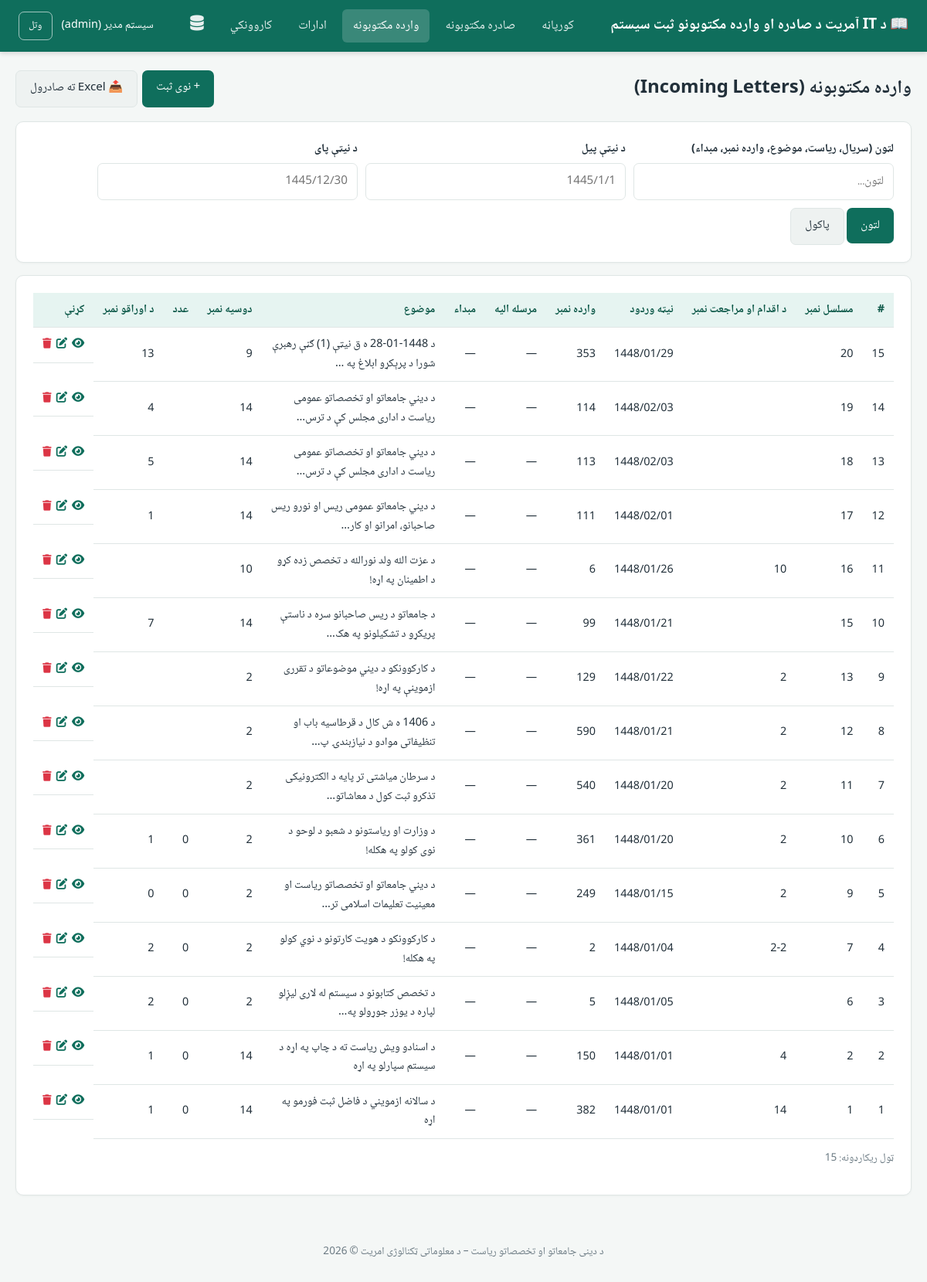
Page /incoming/list.php (signed in) on the committed database.
### tables this page shows
CREATE TABLE `incoming_letters` (
  `id` int(10) UNSIGNED NOT NULL,
  `serial_no` varchar(50) NOT NULL,
  `incoming_date` varchar(20) DEFAULT NULL,
  `letter_date` varchar(20) DEFAULT NULL,
  `incoming_no` varchar(100) DEFAULT NULL,
  `sent_to_dep_id` int(11) DEFAULT NULL,
  `origin_dep_id` int(11) DEFAULT NULL,
  `subject` text DEFAULT NULL,
  `doc_count` int(11) DEFAULT NULL,
  `pages_no` varchar(50) DEFAULT NULL,
  `action_no` varchar(100) DEFAULT NULL,
  `remarks` text DEFAULT NULL,
  `created_by` int(10) UNSIGNED DEFAULT NULL,
  `created_at` datetime NOT NULL DEFAULT current_timestamp(),
  `updated_at` datetime NOT NULL DEFAULT current_timestamp() ON UPDATE current_timestamp(),
  `dossier_no` varchar(100) DEFAULT NULL
);

### config/app.php (called while the page is built, shortened)
<?php
require_once __DIR__ . '/db.php';
function e(?string $value): string
{
    return htmlspecialchars($value ?? '', ENT_QUOTES, 'UTF-8');
}

### config/db.php (called while the page is built, shortened)
<?php
function db(): PDO
{
    static $pdo = null;
    if ($pdo === null) {
        $dsn = 'mysql:host=' . DB_HOST . ';dbname=' . DB_NAME . ';charset=utf8mb4';
        $options = [
            PDO::ATTR_ERRMODE            => PDO::ERRMODE_EXCEPTION,
            PDO::ATTR_DEFAULT_FETCH_MODE => PDO::FETCH_ASSOC,
            PDO::ATTR_EMULATE_PREPARES   => false,
        ];
        try {
            $pdo = new PDO($dsn, DB_USER, DB_PASS, $options);
        } catch (PDOException $e) {
            error_log('DB connection failed: ' . $e->getMessage());
            http_response_code(500);
            die('د ډیټابیس سره وصلیدل ناکام شول. مهرباني وکړئ وروسته بیا هڅه وکړئ.');
        }
    }
    return $pdo;
}

### includes/auth.php (called while the page is built, shortened)
<?php
$currentUser = [
    'id'        => $_SESSION['user_id'],
    'username'  => $_SESSION['username'],
    'full_name' => $_SESSION['full_name'],
    'role'      => $_SESSION['role'],
];

### incoming/list.php (the view, shortened to what this page needs)
<?php
require_once __DIR__ . '/../config/app.php';
require_once __DIR__ . '/../includes/auth.php';
$q       = trim($_GET['q'] ?? '');
$from    = trim($_GET['from'] ?? '');
$to      = trim($_GET['to'] ?? '');
$perPage = 20;
$page    = max(1, (int)($_GET['page'] ?? 1));
$where  = [];
$params = [];
$whereSql = $where ? ('WHERE ' . implode(' AND ', $where)) : '';
$countStmt = db()->prepare("SELECT COUNT(*) c FROM incoming_letters LEFT JOIN departments AS sent_dep ON sent_dep.id = incoming_letters.sent_to_dep_id LEFT JOIN departments AS origin_dep ON origin_dep.id = incoming_letters.origin_dep_id $whereSql");
$countStmt->execute($params);
$total = (int)$countStmt->fetch()['c'];
$totalPages = max(1, (int)ceil($total / $perPage));
$page = min($page, $totalPages);
$offset = ($page - 1) * $perPage;
$sql = "SELECT incoming_letters.*, sent_dep.name AS sent_to_department, origin_dep.name AS origin_department FROM incoming_letters LEFT JOIN departments AS sent_dep ON sent_dep.id = incoming_letters.sent_to_dep_id LEFT JOIN departments AS origin_dep ON origin_dep.id = incoming_letters.origin_dep_id $whereSql ORDER BY incoming_letters.id DESC LIMIT :lim OFFSET :off";
$stmt = db()->prepare($sql);
$stmt->bindValue('lim', $perPage, PDO::PARAM_INT);
$stmt->bindValue('off', $offset, PDO::PARAM_INT);
$stmt->execute();
$rows = $stmt->fetchAll(PDO::FETCH_ASSOC);
require __DIR__ . '/../includes/header.php';
?>
<div class="page-header">
    <h1>وارده مکتوبونه (Incoming Letters)</h1>
    <div class="row-actions">
        <a href="add.php" class="btn btn-primary">+ نوی ثبت</a>
        <a href="export.php?<?= e(http_build_query($_GET)) ?>" class="btn btn-secondary">📤 Excel ته صادرول</a>
    </div>
</div>
<form method="get" class="card filter-bar">
    <div class="field">
        <label>لټون (سریال، ریاست، موضوع، وارده نمبر، مبداء)</label>
        <input type="text" name="q" value="<?= e($q) ?>" placeholder="لټون...">
    </div>
    <div class="field">
        <label>د نیټې پیل</label>
        <input type="text" name="from" value="<?= e($from) ?>" placeholder="1445/1/1">
    </div>
    <div class="field">
        <label>د نیټې پای</label>
        <input type="text" name="to" value="<?= e($to) ?>" placeholder="1445/12/30">
    </div>
    <div class="field">
        <button class="btn btn-primary" type="submit">لټون</button>
        <a href="list.php" class="btn btn-secondary">پاکول</a>
    </div>
</form>
<div class="card">
    <div class="table-wrap">
        <table class="data-table">
            <thead>
            <tr>
                <th>#</th><th>مسلسل نمبر</th><th>د اقدام او مراجعت نمبر</th><th>نیټه وردود</th><th>وارده نمبر</th><th>مرسله الیه</th>
                <th>مبداء</th><th>موضوع</th><th>دوسیه نمبر</th><th>عدد</th><th>د اوراقو نمبر</th><th>کړنې</th>
            </tr>
            </thead>
            <tbody>
            <?php foreach ($rows as $row): ?>
                <tr>
                    <td><?= (int)$row['id'] ?></td>
                    <td><?= e($row['serial_no']) ?></td>
                    <td><?= e($row['action_no']) ?></td>
                    <td><?= e($row['letter_date']) ?></td>
                    <td><?= e($row['incoming_no']) ?></td>
                    <td><?= e($row['sent_to_department'] ?? '—') ?></td>
                    <td><?= e($row['origin_department'] ?? '—') ?></td>
                    <td class="subject-cell"><?= e(mb_strimwidth($row['subject'] ?? '', 0, 60, '…')) ?></td>
                    <td><?= e($row['dossier_no']) ?></td>
                    <td><?= e((string)$row['doc_count']) ?></td>
                    <td><?= e($row['pages_no']) ?></td>
                    <td class="row-actions">
                       <a href="view.php?id=<?= (int)$row['id'] ?>" title="کتل">
                            <i class="fa-solid fa-eye"></i>
                        </a>
                        <a href="edit.php?id=<?= (int)$row['id'] ?>" title="سمول">
                            <i class="fa-solid fa-pen-to-square"></i>
                        </a>
                        <?php if ($currentUser['role'] !== 'viewer'): ?>
                        <form method="post" action="delete.php" style="display:inline"
                            onsubmit="return confirm('ایا تاسو ډاډه یاست چې دا ریکارډ حذف کړئ؟');">
                            <button type="submit"
                                    style="background:none;border:none;padding:0;cursor:pointer;"
                                    title="حذف">
                                <i class="fa-solid fa-trash" style="color:#dc3545;"></i>
                            </button>
                        </form>
                        <?php endif; ?>
                    </td>
                </tr>
            <?php endforeach; ?>
            </tbody>
        </table>
    </div>
    <p class="text-muted">ټول ریکارډونه: <?= $total ?></p>
</div>
<?php require __DIR__ . '/../includes/footer.php'; ?>

### assets/css/style.css (style rules this page uses)
:root { --primary: #0f6e5c; --primary-dark: #0b5747; --primary-light: #e6f4f1; --accent: #c99a3a; --danger: #c0392b; --danger-light: #fdecea; --success: #1e8449; --success-light: #eafaf1; --warning-light: #fff8e1; --text: #22303a; --muted: #6b7a83; --border: #dfe6e5; --bg: #f4f7f6; --card: #ffffff; --radius: 10px; }
* { box-sizing: border-box; }
body { margin: 0; font-family: 'Noto Naskh Arabic', 'Segoe UI', Tahoma, sans-serif; background: var(--bg); color: var(--text); direction: rtl; font-size: 16px; line-height: 1.7; }
a { color: var(--primary); text-decoration: none; }
.card { background: var(--card); border: 1px solid var(--border); border-radius: var(--radius); padding: 22px; margin-bottom: 20px; box-shadow: 0 1px 3px rgba(0, 0, 0, .04); }
.card label { font-weight: bold; }
.page-header { display: flex; justify-content: space-between; align-items: center; flex-wrap: wrap; gap: 12px; margin-bottom: 18px; }
.page-header h1 { margin: 0; font-size: 1.5rem; }
.btn { display: inline-block; padding: 10px 18px; border-radius: 7px; border: none; cursor: pointer; font-size: .95rem; font-family: inherit; transition: background .15s; }
.btn-primary { background: var(--primary); color: #fff; }
.btn-secondary { background: #eef2f1; color: var(--text); border: 1px solid var(--border); }
label { display: block; margin: 14px 0 6px; font-weight: 600; font-size: .92rem; }
input[type="text"], input[type="password"], input[type="number"], input[type="date"], textarea, select { width: 100%; padding: 10px 12px; border: 1px solid var(--border); border-radius: 7px; font-family: inherit; font-size: .95rem; background: #fff; color: var(--text); }
.table-wrap { overflow-x: auto; }
table.data-table { width: 100%; border-collapse: collapse; font-size: .9rem; background: #fff; }
table.data-table th, table.data-table td { padding: 10px 12px; border-bottom: 1px solid var(--border); text-align: right; white-space: nowrap; }
table.data-table th { background: var(--primary-light); color: var(--primary-dark); font-weight: 700; position: sticky; top: 0; }
table.data-table td.subject-cell { white-space: normal; min-width: 220px; }
.row-actions { display: flex; gap: 6px; }
.filter-bar { display: flex; gap: 10px; flex-wrap: wrap; align-items: flex-end; margin-bottom: 16px; }
.filter-bar .field { min-width: 180px; }
.filter-bar label { margin: 0 0 6px; }
.text-muted { color: var(--muted); font-size: .85rem; }

### rows in the picture
incoming_letters: id "15", serial_no "20", letter_date "1448/01/29", incoming_no "353", sent_to_department "—", origin_department "—", subject "د 1448-01-28 ه ق نیټې (1) ګڼې رهبرې شورا د پرېکړو ابلاغ په …", dossier_no "9", pages_no "13"
incoming_letters: id "14", serial_no "19", letter_date "1448/02/03", incoming_no "114", sent_to_department "—", origin_department "—", subject "د دیني جامعاتو او تخصصاتو عمومی ریاست د اداری مجلس کې د ترس…", dossier_no "14", pages_no "4"
incoming_letters: id "13", serial_no "18", letter_date "1448/02/03", incoming_no "113", sent_to_department "—", origin_department "—", subject "د دیني جامعاتو او تخصصاتو عمومی ریاست د اداری مجلس کې د ترس…", dossier_no "14", pages_no "5"
incoming_letters: id "12", serial_no "17", letter_date "1448/02/01", incoming_no "111", sent_to_department "—", origin_department "—", subject "د دیني جامعاتو عمومی ریس او نورو ریس صاحبانو، امرانو او کار…", dossier_no "14", pages_no "1"
incoming_letters: id "11", serial_no "16", action_no "10", letter_date "1448/01/26", incoming_no "6", sent_to_department "—", origin_department "—", subject "د عزت الله ولد نورالله د تخصص زده کړو د اطمینان په اړه!", dossier_no "10"
incoming_letters: id "10", serial_no "15", letter_date "1448/01/21", incoming_no "99", sent_to_department "—", origin_department "—", subject "د جامعاتو د ریس صاحبانو سره د ناستې پریکړو د تشکیلونو په هک…", dossier_no "14", pages_no "7"
incoming_letters: id "9", serial_no "13", action_no "2", letter_date "1448/01/22", incoming_no "129", sent_to_department "—", origin_department "—", subject "د کارکوونکو د دیني موضوعاتو د تقرری ازموینې په اړه!", dossier_no "2"
incoming_letters: id "8", serial_no "12", action_no "2", letter_date "1448/01/21", incoming_no "590", sent_to_department "—", origin_department "—", subject "د 1406 ه ش کال د قرطاسیه باب او تنظیفاتی موادو د نیازبندۍ پ…", dossier_no "2"
incoming_letters: id "7", serial_no "11", action_no "2", letter_date "1448/01/20", incoming_no "540", sent_to_department "—", origin_department "—", subject "د سرطان میاشتی تر پایه د الکترونیکی تذکرو ثبت کول د معاشاتو…", dossier_no "2"
incoming_letters: id "6", serial_no "10", action_no "2", letter_date "1448/01/20", incoming_no "361", sent_to_department "—", origin_department "—", subject "د وزارت او ریاستونو د شعبو د لوحو د نوی کولو په هکله!", dossier_no "2", doc_count "0", pages_no "1"
incoming_letters: id "5", serial_no "9", action_no "2", letter_date "1448/01/15", incoming_no "249", sent_to_department "—", origin_department "—", subject "د دیني جامعاتو او تخصصاتو ریاست او معینیت تعلیمات اسلامی تر…", dossier_no "2", doc_count "0", pages_no "0"
incoming_letters: id "4", serial_no "7", action_no "2-2", letter_date "1448/01/04", incoming_no "2", sent_to_department "—", origin_department "—", subject "د کارکوونکو د هویت کارتونو د نوي کولو په هکله!", dossier_no "2", doc_count "0", pages_no "2"
incoming_letters: id "3", serial_no "6", letter_date "1448/01/05", incoming_no "5", sent_to_department "—", origin_department "—", subject "د تخصص کتابونو د سیستم له لاری لیږلو لپاره د یوزر جوړولو په…", dossier_no "2", doc_count "0", pages_no "2"
incoming_letters: id "2", serial_no "2", action_no "4", letter_date "1448/01/01", incoming_no "150", sent_to_department "—", origin_department "—", subject "د اسنادو ویش ریاست ته د چاپ په اړه د سیستم سپارلو په اړه", dossier_no "14", doc_count "0", pages_no "1"
incoming_letters: id "1", serial_no "1", action_no "14", letter_date "1448/01/01", incoming_no "382", sent_to_department "—", origin_department "—", subject "د سالانه ازمویني د فاضل ثبت فورمو په اړه", dossier_no "14", doc_count "0", pages_no "1"

### other values in the picture
APP_NAME "د IT آمریت د صادره او وارده مکتوبونو ثبت سیستم"
$currentUser['full_name'] "سیسټم مدیر"
$currentUser['role'] "admin"
$total "15"
